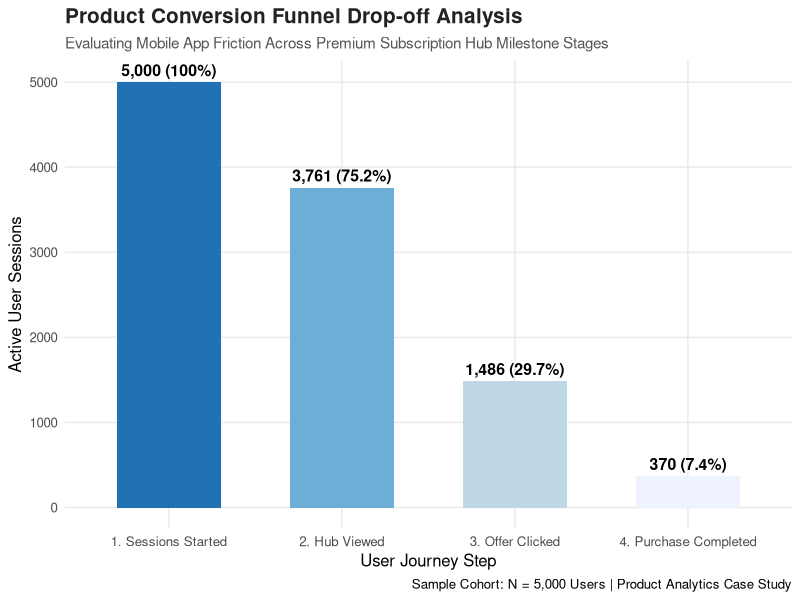
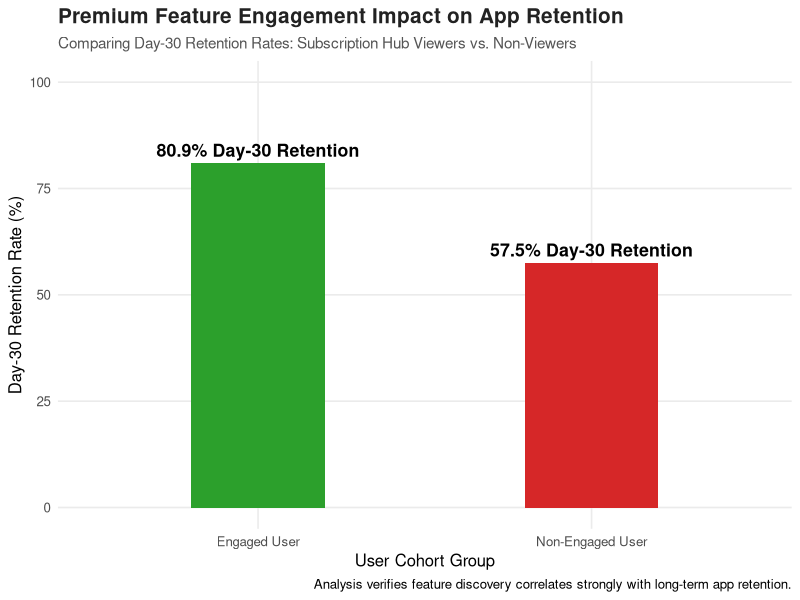
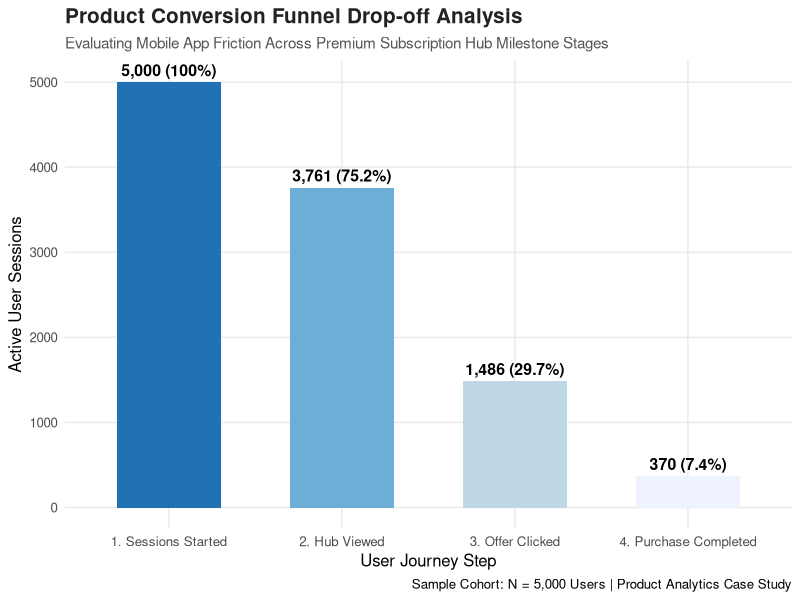

Write the R code that produced these figures, in order. (Note: this script raises an error after producing the figures.)
# Mobile App Feature Engagement & Retention Analysis
# Product Analytics Case Study: Premium Subscription Hub Launch

# Load necessary packages
library(tidyverse)
library(scales)

setwd("C:/Users/Brighton/OneDrive/Documents/GitHub/Mobile-Feature-Engagement-Analysis")

# ==========================================
# 1. DATA SIMULATION (Building Event Logs)
# ==========================================
set.seed(42) # Ensures reproducibility
n_users <- 5000

print("Initializing database generation for mobile app user sessions...")

user_behavior_data <- tibble(
  User_ID = 10000 + 1:n_users,
  Device = sample(c("iOS", "Android"), n_users, replace = TRUE, prob = c(0.6, 0.4)),
  Acquisition_Channel = sample(c("Paid Ads", "Organic Search", "Referral"), n_users, replace = TRUE, prob = c(0.5, 0.3, 0.2)),
  
  # Tracking conversion funnel steps (1 = Yes, 0 = Dropped Off)
  Step1_Open_App = 1,
  Step2_View_Subscription_Hub = rbinom(n_users, 1, 0.75),    # 75% transition rate
  Step3_Click_Subscription_Offer = rbinom(n_users, 1, 0.40), # 40% click rate
  Step4_Complete_Purchase = rbinom(n_users, 1, 0.25)        # 25% final conversion rate
) %>%
  # Enforce logical funnel dependencies (cannot complete a step if dropped out earlier)
  mutate(
    Step3_Click_Subscription_Offer = if_else(Step2_View_Subscription_Hub == 0, 0, Step3_Click_Subscription_Offer),
    Step4_Complete_Purchase = if_else(Step3_Click_Subscription_Offer == 0, 0, Step4_Complete_Purchase),
    
    # Core Feature Engagement Grouping
    Engaged_With_Hub = if_else(Step2_View_Subscription_Hub == 1, "Engaged User", "Non-Engaged User"),
    
    # Simulate Retention (Users who discover the hub feature retain at a higher percentage)
    Base_Retention_Prob = if_else(Engaged_With_Hub == "Engaged User", 0.815, 0.567),
    Day_30_Retained = rbinom(n_users, 1, Base_Retention_Prob)
  )

# ==========================================
# 2. PRODUCT METRICS PIPELINE (Aggregation)
# ==========================================

print("Aggregating journey logs into milestone conversion metrics...")

# Calculate total users at each stage for funnel tracking
funnel_summary <- user_behavior_data %>%
  summarise(
    `1. Sessions Started` = sum(Step1_Open_App),
    `2. Hub Viewed` = sum(Step2_View_Subscription_Hub),
    `3. Offer Clicked` = sum(Step3_Click_Subscription_Offer),
    `4. Purchase Completed` = sum(Step4_Complete_Purchase)
  ) %>%
  pivot_longer(cols = everything(), names_to = "Funnel_Stage", values_to = "User_Count") %>%
  mutate(Conversion_Rate = (User_Count / n_users) * 100)

print(funnel_summary)

# ==========================================
# 3. HIGH-IMPACT PRODUCT VISUALIZATIONS
# ==========================================

print("Plotting User Conversion Funnel...")

# Chart 1: Funnel Drop-off Plot
ggplot(funnel_summary, aes(x = reorder(Funnel_Stage, -User_Count), y = User_Count, fill = Funnel_Stage)) +
  geom_bar(stat = "identity", width = 0.6, show.legend = FALSE) +
  geom_text(aes(label = paste0(comma(User_Count), " (", round(Conversion_Rate, 1), "%)")), 
            vjust = -0.5, fontface = "bold", size = 4) +
  scale_fill_brewer(palette = "Blues", direction = -1) +
  theme_minimal(base_size = 12) +
  labs(
    title = "Product Conversion Funnel Drop-off Analysis",
    subtitle = "Evaluating Mobile App Friction Across Premium Subscription Hub Milestone Stages",
    x = "User Journey Step",
    y = "Active User Sessions",
    caption = "Sample Cohort: N = 5,000 Users | Product Analytics Case Study"
  ) +
  theme(
    plot.title = element_text(face = "bold", size = 15, color = "#222222"),
    plot.subtitle = element_text(size = 11, color = "#555555"),
    panel.grid.minor = element_blank()
  )

# Force export directly into the working directory folder
ggsave(filename = paste0(getwd(), "/product_funnel_chart.png"), width = 9, height = 5.5, dpi = 300)


print("Plotting Cohort Retention Comparison...")

# Aggregate data for cohort retention tracking
retention_summary <- user_behavior_data %>%
  group_by(Engaged_With_Hub) %>%
  summarise(
    Total_Users = n(),
    Retained_Users = sum(Day_30_Retained),
    Retention_Rate = (Retained_Users / Total_Users) * 100
  )

# Chart 2: Retention Comparison Plot
ggplot(retention_summary, aes(x = Engaged_With_Hub, y = Retention_Rate, fill = Engaged_With_Hub)) +
  geom_bar(stat = "identity", width = 0.4, show.legend = FALSE) +
  geom_text(aes(label = paste0(round(Retention_Rate, 1), "% Day-30 Retention")), 
            vjust = -0.5, fontface = "bold", size = 4.5) +
  scale_fill_manual(values = c("Engaged User" = "#2ca02c", "Non-Engaged User" = "#d62728")) +
  ylim(0, 100) +
  theme_minimal(base_size = 12) +
  labs(
    title = "Premium Feature Engagement Impact on App Retention",
    subtitle = "Comparing Day-30 Retention Rates: Subscription Hub Viewers vs. Non-Viewers",
    x = "User Cohort Group",
    y = "Day-30 Retention Rate (%)",
    caption = "Analysis verifies feature discovery correlates strongly with long-term app retention."
  ) +
  theme(
    plot.title = element_text(face = "bold", size = 15, color = "#222222"),
    plot.subtitle = element_text(size = 11, color = "#555555"),
    panel.grid.minor = element_blank()
  )

# Absolute Path Fix: Forcing images into the exact folder where this script lives
current_folder <- dirname(rstudioapi::getSourceEditorContext()$path)
ggsave(filename = file.path(current_folder, "product_funnel_chart.png"), width = 9, height = 5.5, dpi = 300)
ggsave(filename = file.path(current_folder, "feature_retention_impact.png"), width = 9, height = 5.5, dpi = 300)

print("Pipeline execution complete! Both charts deployed directly to your repository path.")
